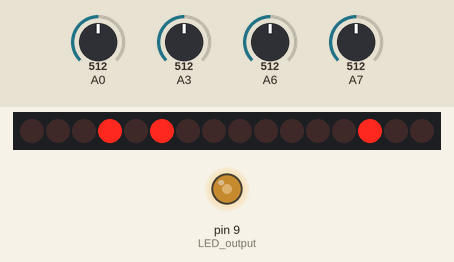
The sketch below on a simulated Arduino Uno, built with avr-gcc and run on an emulated ATmega328P. Shown: 16 shift-register outputs drawn as a row of LEDs (first output left, lit = HIGH), output pins drawn as LEDs (lit = HIGH). Wiring (inferred from the names in the program): 2 × shift register (74HC595): latch pin 10. Wiring (inferred from the signals the program sends): row of LEDs: on Q0, Q1, Q2, Q3, Q4, Q5, Q6, Q7, Q8, Q9, Q10, Q11, Q12, Q13, Q14, Q15. Inputs (shaded band) come from the test bench; at power-on: A3 = 512, A0 = 512, A6 = 512, A7 = 512. Pins used as bus, display or sensor lines are not drawn; what the sketch prints to the serial monitor is not drawn.

Above: at 1.5 s.
1.6 s: A3 set to 716
At 2.2 s:
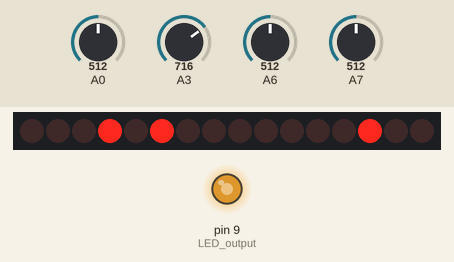
3.1 s: A3 set to 992
At 4.3 s:
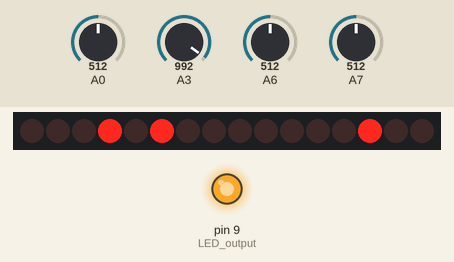
4.6 s: A3 set to 30
At 5.6 s:
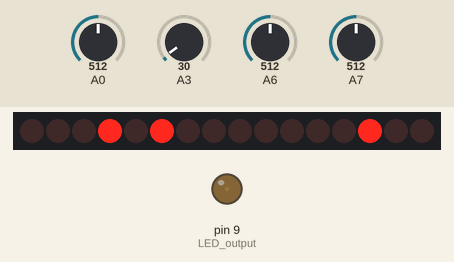
Timing chart, 0 to 7.6 s (numbered marks = the images above; inputs shaded):
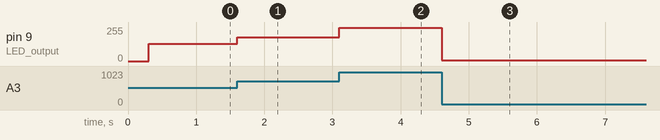

Measured:
- after the input at 1.6 s, pin 9 (LED_output): 128/255 → 179/255 at once
- after the input at 3.1 s, pin 9 (LED_output): 179/255 → 248/255 at once
- after the input at 4.6 s, pin 9 (LED_output): 248/255 → 7/255 at once

The sketch:

AD9833VCO.ino
```cpp
#include <avr/io.h>  //for fast PWM

#include <SPI.h>
const int SINE = 0x2000;           // Define AD9833's waveform register value.
const int SQUARE = 0x2028;         // When we update the frequency, we need to
const int TRIANGLE = 0x2002;       // define the waveform when we end writing.
const float refFreq = 25000000.0;  // On-board crystal reference frequency
const int FSYNC = 10;              // Standard SPI pins for the AD9833 waveform generator.

int waveType = TRIANGLE;
unsigned long freq = 5;                       // Set initial frequency.
const static float voctpow[1230] PROGMEM = {  //V.oct table
  0, 0.004882, 0.009765, 0.014648, 0.019531, 0.024414, 0.029296, 0.034179, 0.039062, 0.043945, 0.048828, 0.05371, 0.058593, 0.063476, 0.068359, 0.073242, 0.078125, 0.083007, 0.08789, 0.092773, 0.097656, 0.102539, 0.107421, 0.112304, 0.117187, 0.12207, 0.126953, 0.131835, 0.136718, 0.141601, 0.146484, 0.151367, 0.15625, 0.161132, 0.166015, 0.170898, 0.175781, 0.180664, 0.185546, 0.190429, 0.195312, 0.200195, 0.205078, 0.20996, 0.214843, 0.219726, 0.224609, 0.229492, 0.234375, 0.239257, 0.24414, 0.249023, 0.253906, 0.258789, 0.263671, 0.268554, 0.273437, 0.27832, 0.283203, 0.288085, 0.292968, 0.297851, 0.302734, 0.307617, 0.3125, 0.317382, 0.322265, 0.327148, 0.332031, 0.336914, 0.341796, 0.346679, 0.351562, 0.356445, 0.361328, 0.36621, 0.371093, 0.375976, 0.380859, 0.385742, 0.390625, 0.395507, 0.40039, 0.405273, 0.410156, 0.415039, 0.419921, 0.424804, 0.429687, 0.43457, 0.439453, 0.444335, 0.449218, 0.454101, 0.458984, 0.463867, 0.46875, 0.473632, 0.478515, 0.483398, 0.488281, 0.493164, 0.498046, 0.502929, 0.507812, 0.512695, 0.517578, 0.52246, 0.527343, 0.532226, 0.537109, 0.541992, 0.546875, 0.551757, 0.55664, 0.561523, 0.566406, 0.571289, 0.576171, 0.581054, 0.585937, 0.59082, 0.595703, 0.600585, 0.605468, 0.610351, 0.615234, 0.620117, 0.625, 0.629882, 0.634765, 0.639648, 0.644531, 0.649414, 0.654296, 0.659179, 0.664062, 0.668945, 0.673828, 0.67871, 0.683593, 0.688476, 0.693359, 0.698242, 0.703125, 0.708007, 0.71289, 0.717773, 0.722656, 0.727539, 0.732421, 0.737304, 0.742187, 0.74707, 0.751953, 0.756835, 0.761718, 0.766601, 0.771484, 0.776367, 0.78125, 0.786132, 0.791015, 0.795898, 0.800781, 0.805664, 0.810546, 0.815429, 0.820312, 0.825195, 0.830078, 0.83496, 0.839843, 0.844726, 0.849609, 0.854492, 0.859375, 0.864257, 0.86914, 0.874023, 0.878906, 0.883789, 0.888671, 0.893554, 0.898437, 0.90332, 0.908203, 0.913085, 0.917968, 0.922851, 0.927734, 0.932617, 0.9375, 0.942382, 0.947265, 0.952148, 0.957031, 0.961914, 0.966796, 0.971679, 0.976562, 0.981445, 0.986328, 0.99121, 0.996093, 1.000976, 1.005859, 1.010742, 1.015625, 1.020507, 1.02539, 1.030273, 1.035156, 1.040039, 1.044921, 1.049804, 1.054687, 1.05957, 1.064453, 1.069335, 1.074218, 1.079101, 1.083984, 1.088867, 1.09375, 1.098632, 1.103515, 1.108398, 1.113281, 1.118164, 1.123046, 1.127929, 1.132812, 1.137695, 1.142578, 1.14746, 1.152343, 1.157226, 1.162109, 1.166992, 1.171875, 1.176757, 1.18164, 1.186523, 1.191406, 1.196289, 1.201171, 1.206054, 1.210937, 1.21582, 1.220703, 1.225585, 1.230468, 1.235351, 1.240234, 1.245117, 1.25, 1.254882, 1.259765, 1.264648, 1.269531, 1.274414, 1.279296, 1.284179, 1.289062, 1.293945, 1.298828, 1.30371, 1.308593, 1.313476, 1.318359, 1.323242, 1.328125, 1.333007, 1.33789, 1.342773, 1.347656, 1.352539, 1.357421, 1.362304, 1.367187, 1.37207, 1.376953, 1.381835, 1.386718, 1.391601, 1.396484, 1.401367, 1.40625, 1.411132, 1.416015, 1.420898, 1.425781, 1.430664, 1.435546, 1.440429, 1.445312, 1.450195, 1.455078, 1.45996, 1.464843, 1.469726, 1.474609, 1.479492, 1.484375, 1.489257, 1.49414, 1.499023, 1.503906, 1.508789, 1.513671, 1.518554, 1.523437, 1.52832, 1.533203, 1.538085, 1.542968, 1.547851, 1.552734, 1.557617, 1.5625, 1.567382, 1.572265, 1.577148, 1.582031, 1.586914, 1.591796, 1.596679, 1.601562, 1.606445, 1.611328, 1.61621, 1.621093, 1.625976, 1.630859, 1.635742, 1.640625, 1.645507, 1.65039, 1.655273, 1.660156, 1.665039, 1.669921, 1.674804, 1.679687, 1.68457, 1.689453, 1.694335, 1.699218, 1.704101, 1.708984, 1.713867, 1.71875, 1.723632, 1.728515, 1.733398, 1.738281, 1.743164, 1.748046, 1.752929, 1.757812, 1.762695, 1.767578, 1.77246, 1.777343, 1.782226, 1.787109, 1.791992, 1.796875, 1.801757, 1.80664, 1.811523, 1.816406, 1.821289, 1.826171, 1.831054, 1.835937, 1.84082, 1.845703, 1.850585, 1.855468, 1.860351, 1.865234, 1.870117, 1.875, 1.879882, 1.884765, 1.889648, 1.894531, 1.899414, 1.904296, 1.909179, 1.914062, 1.918945, 1.923828, 1.92871, 1.933593, 1.938476, 1.943359, 1.948242, 1.953125, 1.958007, 1.96289, 1.967773, 1.972656, 1.977539, 1.982421, 1.987304, 1.992187, 1.99707, 2.001953, 2.006835, 2.011718, 2.016601, 2.021484, 2.026367, 2.03125, 2.036132, 2.041015, 2.045898, 2.050781, 2.055664, 2.060546, 2.065429, 2.070312, 2.075195, 2.080078, 2.08496, 2.089843, 2.094726, 2.099609, 2.104492, 2.109375, 2.114257, 2.11914, 2.124023, 2.128906, 2.133789, 2.138671, 2.143554, 2.148437, 2.15332, 2.158203, 2.163085, 2.167968, 2.172851, 2.177734, 2.182617, 2.1875, 2.192382, 2.197265, 2.202148, 2.207031, 2.211914, 2.216796, 2.221679, 2.226562, 2.231445, 2.236328, 2.24121, 2.246093, 2.250976, 2.255859, 2.260742, 2.265625, 2.270507, 2.27539, 2.280273, 2.285156, 2.290039, 2.294921, 2.299804, 2.304687, 2.30957, 2.314453, 2.319335, 2.324218, 2.329101, 2.333984, 2.338867, 2.34375, 2.348632, 2.353515, 2.358398, 2.363281, 2.368164, 2.373046, 2.377929, 2.382812, 2.387695, 2.392578, 2.39746, 2.402343, 2.407226, 2.412109, 2.416992, 2.421875, 2.426757, 2.43164, 2.436523, 2.441406, 2.446289, 2.451171, 2.456054, 2.460937, 2.46582, 2.470703, 2.475585, 2.480468, 2.485351, 2.490234, 2.495117, 2.5, 2.504882, 2.509765, 2.514648, 2.519531, 2.524414, 2.529296, 2.534179, 2.539062, 2.543945, 2.548828, 2.55371, 2.558593, 2.563476, 2.568359, 2.573242, 2.578125, 2.583007, 2.58789, 2.592773, 2.597656, 2.602539, 2.607421, 2.612304, 2.617187, 2.62207, 2.626953, 2.631835, 2.636718, 2.641601, 2.646484, 2.651367, 2.65625, 2.661132, 2.666015, 2.670898, 2.675781, 2.680664, 2.685546, 2.690429, 2.695312, 2.700195, 2.705078, 2.70996, 2.714843, 2.719726, 2.724609, 2.729492, 2.734375, 2.739257, 2.74414, 2.749023, 2.753906, 2.758789, 2.763671, 2.768554, 2.773437, 2.77832, 2.783203, 2.788085, 2.792968, 2.797851, 2.802734, 2.807617, 2.8125, 2.817382, 2.822265, 2.827148, 2.832031, 2.836914, 2.841796, 2.846679, 2.851562, 2.856445, 2.861328, 2.86621, 2.871093, 2.875976, 2.880859, 2.885742, 2.890625, 2.895507, 2.90039, 2.905273, 2.910156, 2.915039, 2.919921, 2.924804, 2.929687, 2.93457, 2.939453, 2.944335, 2.949218, 2.954101, 2.958984, 2.963867, 2.96875, 2.973632, 2.978515, 2.983398, 2.988281, 2.993164, 2.998046, 3.002929, 3.007812, 3.012695, 3.017578, 3.02246, 3.027343, 3.032226, 3.037109, 3.041992, 3.046875, 3.051757, 3.05664, 3.061523, 3.066406, 3.071289, 3.076171, 3.081054, 3.085937, 3.09082, 3.095703, 3.100585, 3.105468, 3.110351, 3.115234, 3.120117, 3.125, 3.129882, 3.134765, 3.139648, 3.144531, 3.149414, 3.154296, 3.159179, 3.164062, 3.168945, 3.173828, 3.17871, 3.183593, 3.188476, 3.193359, 3.198242, 3.203125, 3.208007, 3.21289, 3.217773, 3.222656, 3.227539, 3.232421, 3.237304, 3.242187, 3.24707, 3.251953, 3.256835, 3.261718, 3.266601, 3.271484, 3.276367, 3.28125, 3.286132, 3.291015, 3.295898, 3.300781, 3.305664, 3.310546, 3.315429, 3.320312, 3.325195, 3.330078, 3.33496, 3.339843, 3.344726, 3.349609, 3.354492, 3.359375, 3.364257, 3.36914, 3.374023, 3.378906, 3.383789, 3.388671, 3.393554, 3.398437, 3.40332, 3.408203, 3.413085, 3.417968, 3.422851, 3.427734, 3.432617, 3.4375, 3.442382, 3.447265, 3.452148, 3.457031, 3.461914, 3.466796, 3.471679, 3.476562, 3.481445, 3.486328, 3.49121, 3.496093, 3.500976, 3.505859, 3.510742, 3.515625, 3.520507, 3.52539, 3.530273, 3.535156, 3.540039, 3.544921, 3.549804, 3.554687, 3.55957, 3.564453, 3.569335, 3.574218, 3.579101, 3.583984, 3.588867, 3.59375, 3.598632, 3.603515, 3.608398, 3.613281, 3.618164, 3.623046, 3.627929, 3.632812, 3.637695, 3.642578, 3.64746, 3.652343, 3.657226, 3.662109, 3.666992, 3.671875, 3.676757, 3.68164, 3.686523, 3.691406, 3.696289, 3.701171, 3.706054, 3.710937, 3.71582, 3.720703, 3.725585, 3.730468, 3.735351, 3.740234, 3.745117, 3.75, 3.754882, 3.759765, 3.764648, 3.769531, 3.774414, 3.779296, 3.784179, 3.789062, 3.793945, 3.798828, 3.80371, 3.808593, 3.813476, 3.818359, 3.823242, 3.828125, 3.833007, 3.83789, 3.842773, 3.847656, 3.852539, 3.857421, 3.862304, 3.867187, 3.87207, 3.876953, 3.881835, 3.886718, 3.891601, 3.896484, 3.901367, 3.90625, 3.911132, 3.916015, 3.920898, 3.925781, 3.930664, 3.935546, 3.940429, 3.945312, 3.950195, 3.955078, 3.95996, 3.964843, 3.969726, 3.974609, 3.979492, 3.984375, 3.989257, 3.99414, 3.999023, 4.003906, 4.008789, 4.013671, 4.018554, 4.023437, 4.02832, 4.033203, 4.038085, 4.042968, 4.047851, 4.052734, 4.057617, 4.0625, 4.067382, 4.072265, 4.077148, 4.082031, 4.086914, 4.091796, 4.096679, 4.101562, 4.106445, 4.111328, 4.11621, 4.121093, 4.125976, 4.130859, 4.135742, 4.140625, 4.145507, 4.15039, 4.155273, 4.160156, 4.165039, 4.169921, 4.174804, 4.179687, 4.18457, 4.189453, 4.194335, 4.199218, 4.204101, 4.208984, 4.213867, 4.21875, 4.223632, 4.228515, 4.233398, 4.238281, 4.243164, 4.248046, 4.252929, 4.257812, 4.262695, 4.267578, 4.27246, 4.277343, 4.282226, 4.287109, 4.291992, 4.296875, 4.301757, 4.30664, 4.311523, 4.316406, 4.321289, 4.326171, 4.331054, 4.335937, 4.34082, 4.345703, 4.350585, 4.355468, 4.360351, 4.365234, 4.370117, 4.375, 4.379882, 4.384765, 4.389648, 4.394531, 4.399414, 4.404296, 4.409179, 4.414062, 4.418945, 4.423828, 4.42871, 4.433593, 4.438476, 4.443359, 4.448242, 4.453125, 4.458007, 4.46289, 4.467773, 4.472656, 4.477539, 4.482421, 4.487304, 4.492187, 4.49707, 4.501953, 4.506835, 4.511718, 4.516601, 4.521484, 4.526367, 4.53125, 4.536132, 4.541015, 4.545898, 4.550781, 4.555664, 4.560546, 4.565429, 4.570312, 4.575195, 4.580078, 4.58496, 4.589843, 4.594726, 4.599609, 4.604492, 4.609375, 4.614257, 4.61914, 4.624023, 4.628906, 4.633789, 4.638671, 4.643554, 4.648437, 4.65332, 4.658203, 4.663085, 4.667968, 4.672851, 4.677734, 4.682617, 4.6875, 4.692382, 4.697265, 4.702148, 4.707031, 4.711914, 4.716796, 4.721679, 4.726562, 4.731445, 4.736328, 4.74121, 4.746093, 4.750976, 4.755859, 4.760742, 4.765625, 4.770507, 4.77539, 4.780273, 4.785156, 4.790039, 4.794921, 4.799804, 4.804687, 4.80957, 4.814453, 4.819335, 4.824218, 4.829101, 4.833984, 4.838867, 4.84375, 4.848632, 4.853515, 4.858398, 4.863281, 4.868164, 4.873046, 4.877929, 4.882812, 4.887695, 4.892578, 4.89746, 4.902343, 4.907226, 4.912109, 4.916992, 4.921875, 4.926757, 4.93164, 4.936523, 4.941406, 4.946289, 4.951171, 4.956054, 4.960937, 4.96582, 4.970703, 4.975585, 4.980468, 4.985351, 4.990234, 4.995117, 5, 5.004882, 5.009765, 5.014648, 5.019531, 5.024414, 5.029296, 5.034179, 5.039062, 5.043945, 5.048828, 5.05371, 5.058593, 5.063476, 5.068359, 5.073242, 5.078125, 5.083007, 5.08789, 5.092773, 5.097656, 5.102539, 5.107421, 5.112304, 5.117187, 5.12207, 5.126953, 5.131835, 5.136718, 5.141601, 5.146484, 5.151367, 5.15625, 5.161132, 5.166015, 5.170898, 5.175781, 5.180664, 5.185546, 5.190429, 5.195312, 5.200195, 5.205078, 5.20996, 5.214843, 5.219726, 5.224609, 5.229492, 5.234375, 5.239257, 5.24414, 5.249023, 5.253906, 5.258789, 5.263671, 5.268554, 5.273437, 5.27832, 5.283203, 5.288085, 5.292968, 5.297851, 5.302734, 5.307617, 5.3125, 5.317382, 5.322265, 5.327148, 5.332031, 5.336914, 5.341796, 5.346679, 5.351562, 5.356445, 5.361328, 5.36621, 5.371093, 5.375976, 5.380859, 5.385742, 5.390625, 5.395507, 5.40039, 5.405273, 5.410156, 5.415039, 5.419921, 5.424804, 5.429687, 5.43457, 5.439453, 5.444335, 5.449218, 5.454101, 5.458984, 5.463867, 5.46875, 5.473632, 5.478515, 5.483398, 5.488281, 5.493164, 5.498046, 5.502929, 5.507812, 5.512695, 5.517578, 5.52246, 5.527343, 5.532226, 5.537109, 5.541992, 5.546875, 5.551757, 5.55664, 5.561523, 5.566406, 5.571289, 5.576171, 5.581054, 5.585937, 5.59082, 5.595703, 5.600585, 5.605468, 5.610351, 5.615234, 5.620117, 5.625, 5.629882, 5.634765, 5.639648, 5.644531, 5.649414, 5.654296, 5.659179, 5.664062, 5.668945, 5.673828, 5.67871, 5.683593, 5.688476, 5.693359, 5.698242, 5.703125, 5.708007, 5.71289, 5.717773, 5.722656, 5.727539, 5.732421, 5.737304, 5.742187, 5.74707, 5.751953, 5.756835, 5.761718, 5.766601, 5.771484, 5.776367, 5.78125, 5.786132, 5.791015, 5.795898, 5.800781, 5.805664, 5.810546, 5.815429, 5.820312, 5.825195, 5.830078, 5.83496, 5.839843, 5.844726, 5.849609, 5.854492, 5.859375, 5.864257, 5.86914, 5.874023, 5.878906, 5.883789, 5.888671, 5.893554, 5.898437, 5.90332, 5.908203, 5.913085, 5.917968, 5.922851, 5.927734, 5.932617, 5.9375, 5.942382, 5.947265, 5.952148, 5.957031, 5.961914, 5.966796, 5.971679, 5.976562, 5.981445, 5.986328, 5.99121, 5.996093, 6.000976
};
int voct_const = 1.4;  //=1

int LED = 0;
byte LFO = 10;
byte range = 0;  //0=LFO,1=Tempo,2=Low,3=Mid,4=High
int freq_pot, CV, old_range;
bool SW_A, SW_B;  //toggle sw
long timer = 0;

void setup() {
  Serial.begin(115200);
  pinMode(3, INPUT_PULLUP);  //SW
  pinMode(2, INPUT_PULLUP);  //SW
  pinMode(6, INPUT);         //SQUARE resistance
  pinMode(9, OUTPUT);        //LED output

  timer = millis();

  SPI.begin();
  delay(100);
  AD9833reset();  // Reset AD9833 module after power-up.
  delay(100);
  WriteRegister(0x2100);
  delay(100);
}

void loop() {
  Serial.println("             ");

  if (timer + 500 <= millis()) {
    //------------------select frequency range----------------
    old_range = range;
    range = map(analogRead(0) / 4, 120, 1024, 0, 6);
    if (old_range <= 1 && range >= 2) {
      analogWrite(9, 0);  //when use as OSC , LED OFF.Countermeasure of LED PWM noise.
    }

    //------------------select waveform----------------
    // SW_A = digitalRead(2);
    // SW_B = digitalRead(3);
    // if (SW_A == 1 && SW_B == 1) {
    // waveType = TRIANGLE;
    // pinMode(6, INPUT);
    // }
    // else if (SW_A == 1 && SW_B == 0) {
    waveType = SQUARE;
    // pinMode(6, OUTPUT);
    // digitalWrite(6, LOW);
    // }
    // else if (SW_A == 0 && SW_B == 1) {
    //   waveType = SINE;
    //   pinMode(6, INPUT);
    // }
    timer = millis();
  }

  CV = analogRead(6) / 4 * 1.12;  //如果cv是a2 则可以将其他a引脚相接进行混沌调制 如果cv是a6则使用外部输入信号调制
  freq_pot = analogRead(7) / 4;

  //------------------frequency set----------------
  switch (range) {
    case 5:  //chaos
      LFO = 1;
      CV = analogRead(2);                                                                  //当选择混沌模式时 读取A2的电位 并且使杂波对该引脚进行调制
      freq = map(freq_pot, 0, 1023, 20, 1280) * pow(2, (pgm_read_float(&(voctpow[CV]))));  //20~1280Hz * 5octave
      // waveType = TRIANGLE;
      break;
    case 0:  //LFO
      LFO = 10;
      //      freq = (CV + freq_pot) / 32 + 1;
      for (int j = 0; j < 10; j++) {  //To improve the reading accuracy, measure multiple times .
        freq += (analogRead(7) / 4 + CV) / 32 + 1;
      }
      freq = freq / 10;
      //      freq = min(1023, freq);
      LED = analogRead(3) / 4;
      analogWrite(9, LED);
      break;

    case 1:  //tempo
      LFO = 10;
      //      freq = (CV + freq_pot) / 8 + 10;
      for (int j = 0; j < 10; j++) {  //To improve the reading accuracy, measure multiple times .
        freq += (analogRead(7) / 4 + CV) / 8 + 10;
      }
      freq = freq / 10;
      //      freq = min(1023, freq);
      LED = analogRead(3) / 4;
      analogWrite(9, LED);
      break;

    case 2:  //Low
      LFO = 1;
      freq = map(freq_pot, 0, 1023, 20, 80) * pow(2, (pgm_read_float(&(voctpow[CV]))));  //20~80Hz * 5octave
      break;

    case 3:  //Mid
      LFO = 1;
      freq = map(freq_pot, 0, 1023, 80, 320) * pow(2, (pgm_read_float(&(voctpow[CV]))));  //80~320Hz * 5octave
      break;

    case 4:  //High
      LFO = 1;
      freq = map(freq_pot, 0, 1023, 320, 1280) * pow(2, (pgm_read_float(&(voctpow[CV]))));  //320=1280Hz * 5octave
      break;
  }

  if (range == 0 || range == 2 || range == 4)
    digitalWrite(12, HIGH);  //旧的蓝色板d12 新的d6
  else
    digitalWrite(12, LOW);
  AD9833setFrequency(freq, waveType);  // Set the frequency and Sine Wave output


  Serial.print("CV= ");
  Serial.print(CV);
  Serial.print(" a0= ");
  Serial.print(analogRead(0));
  Serial.print(" a7= ");
  Serial.print(analogRead(7));
  Serial.print(" freq_knob= ");
  Serial.print(freq_pot);
  Serial.print(" range= ");
  Serial.print(range);
  Serial.print(" freq= ");
  Serial.println(freq);
}

//------------------AD9833 setting----------------
void AD9833reset() {
  WriteRegister(0x100);  // Write '1' to AD9833 Control register bit D8.
}

void AD9833setFrequency(long frequency, int Waveform) {
  long FreqWord = (frequency * pow(2, 28)) / refFreq / LFO;

  int MSB = (int)((FreqWord & 0xFFFC000) >> 14);  //Only lower 14 bits are used for data
  int LSB = (int)(FreqWord & 0x3FFF);
  LSB |= 0x4000;
  MSB |= 0x4000;
  WriteRegister(LSB);       // Write lower 16 bits to AD9833 registers
  WriteRegister(MSB);       // Write upper 16 bits to AD9833 registers.
  WriteRegister(0xC000);    // Phase register
  WriteRegister(Waveform);  // Exit & Reset to SINE, SQUARE or TRIANGLE
}

void WriteRegister(int dat) {
  SPI.setDataMode(SPI_MODE2);
  digitalWrite(FSYNC, LOW);     // Set FSYNC low before writing to AD9833 registers
  delayMicroseconds(10);        // Give AD9833 time to get ready to receive data.
  SPI.transfer(highByte(dat));  // Each AD9833 register is 32 bits wide and each 16
  SPI.transfer(lowByte(dat));   // bits has to be transferred as 2 x 8-bit bytes.
  digitalWrite(FSYNC, HIGH);    //Write done. Set FSYNC high
}
```
